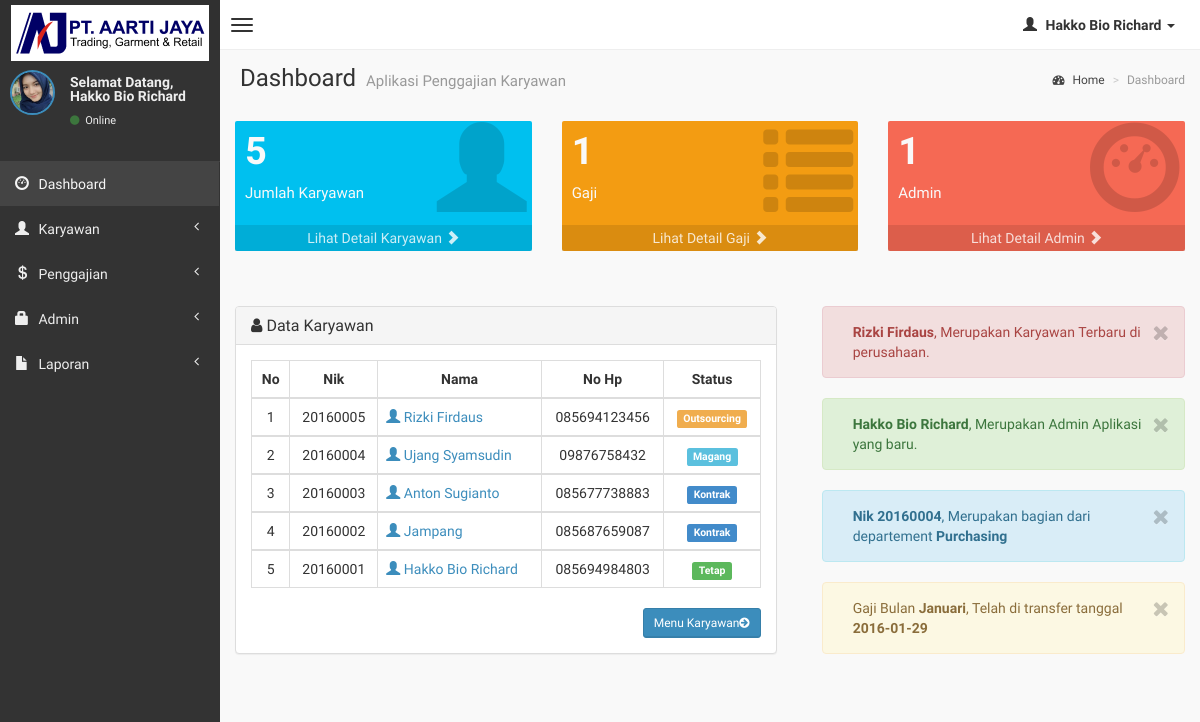
Before: /admin/index.php (signed in) with the older database file.
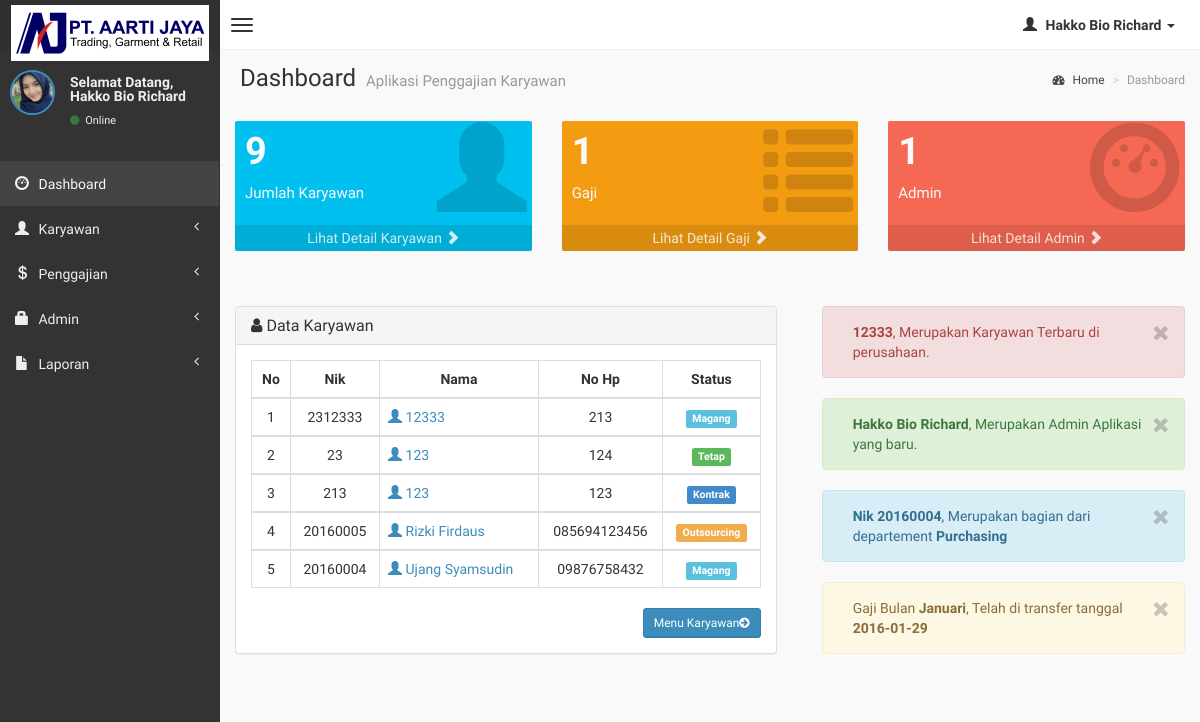
After: the same page with the newer database file.
### tables this page shows
CREATE TABLE `karyawan` (
  `nik` varchar(10) NOT NULL,
  `departemen` varchar(20) NOT NULL,
  `nama` varchar(50) NOT NULL,
  `alamat` varchar(150) NOT NULL,
  `gender` tinyint(1) NOT NULL,
  `no_hp` varchar(15) NOT NULL,
  `status` enum('tetap','kontrak','magang','outsource') NOT NULL,
  `gaji_pokok` int(225) NOT NULL,
  `tunjangan` int(225) NOT NULL
);

CREATE TABLE `user` (
  `user_id` int(2) NOT NULL,
  `username` varchar(15) NOT NULL,
  `password` varchar(15) NOT NULL,
  `fullname` varchar(50) NOT NULL,
  `no_hp` varchar(15) NOT NULL,
  `level` varchar(10) NOT NULL,
  `gambar` varchar(30) NOT NULL
);

CREATE TABLE `departemen` (
  `kd_dept` int(10) NOT NULL,
  `nik` varchar(10) NOT NULL,
  `departemen` varchar(20) NOT NULL,
  `jabatan` varchar(15) NOT NULL,
  `gaji_pokok` int(10) NOT NULL,
  `tunjangan` int(10) NOT NULL
);

CREATE TABLE `gajian` (
  `kd_gaji` int(4) NOT NULL,
  `nik` varchar(10) NOT NULL,
  `gaji_bulan` varchar(10) NOT NULL,
  `gaji_tahun` varchar(10) NOT NULL,
  `tgl_transfer` date NOT NULL,
  `absensi` int(2) NOT NULL,
  `sakit` int(2) DEFAULT NULL,
  `cuti` int(2) DEFAULT NULL,
  `no_rek` varchar(25) NOT NULL,
  `gaji` int(10) NOT NULL,
  `tunjangan` int(10) NOT NULL,
  `uang_makan` int(10) NOT NULL,
  `uang_transport` int(10) NOT NULL,
  `thr` int(10) DEFAULT NULL,
  `total` int(10) NOT NULL
);

### admin/index.php (the view, shortened to what the changed rows need)
<?php
if (empty($_SESSION['username'])){
	header('location:../index.php');
} else {
?>
<!DOCTYPE html>
<html>
    <head>
        <link href="../dist/css/bootstrap.min.css" rel="stylesheet" type="text/css" />
        <link href="//cdnjs.cloudflare.com/ajax/libs/font-awesome/4.1.0/css/font-awesome.min.css" rel="stylesheet" type="text/css" />
        <link href="//code.ionicframework.com/ionicons/1.5.2/css/ionicons.min.css" rel="stylesheet" type="text/css" />
        <link href="../css/morris/morris.css" rel="stylesheet" type="text/css" />
        <link href="../css/jvectormap/jquery-jvectormap-1.2.2.css" rel="stylesheet" type="text/css" />
        <link href="../css/datepicker/datepicker3.css" rel="stylesheet" type="text/css" />
        <link href="../css/daterangepicker/daterangepicker-bs3.css" rel="stylesheet" type="text/css" />
        <link href="../css/bootstrap-wysihtml5/bootstrap3-wysihtml5.min.css" rel="stylesheet" type="text/css" />
        <link href="../css/AdminLTE.css" rel="stylesheet" type="text/css" />
    </head>
    <body class="skin-black">
<?php } ?>
        <div class="wrapper row-offcanvas row-offcanvas-left" >
            <aside class="right-side">
                <section class="content-header">
                    <h1>
                        Dashboard
                        <small>Aplikasi Penggajian Karyawan</small>
                    </h1>
                </section>
                <section class="content">
                    <div class="row">
                        <div class="col-lg-4 col-xs-6">
                            <?php $tampil=mysqli_query($koneksi, "select * from karyawan order by nik desc");
                        $total=mysqli_num_rows($tampil);
                    ?>
                            <div class="small-box bg-aqua">
                                <div class="inner">
                                    <h3>
                                        <?php echo "$total"; ?>
                                    </h3>
                                    <p>
                                       Jumlah Karyawan
                                    </p>
                                </div>
                            </div>
                        </div>
                    </div>
<br /><br />
                    <div class="row">
                        <section class="col-lg-7 connectedSortable">
                            <div class="panel panel-default">
                        <div class="panel-body">
                    <?php
                    $query1="select * from karyawan order by nik DESC limit 5";
                    $hasil=mysqli_query($koneksi, $query1) or die(mysqli_error());
                    ?>
                  <table id="example" class="table table-hover table-bordered">
                  <thead>
                      <tr>
                        <th><center>No </center></th>
                        <th><center>Nik </center></th>
                        <th><center>Nama</i></center></th>
                        <th><center>No Hp </center></th>
                        <th><center>Status </center></th>
                      </tr>
                  </thead>
                     <?php
                     $no=0;
                     while($data=mysqli_fetch_array($hasil))
                    { $no++; ?>
                    <tbody>
                    <td><center><?php echo $no; ?></center></td>
                    <td><center><?php echo $data['nik'];?></center></td>
                    <td><a href="detail-karyawan.php?hal=edit&kd=<?php echo $data['nik'];?>"><span class="glyphicon glyphicon-user"></span> <?php echo $data['nama'];?></td>
                    <td><center><?php echo $data['no_hp']; ?></center></td>
                    <td><center><?php
                            if($data['status'] == 'tetap'){
								echo '<span class="label label-success">Tetap</span>';
							}
                            else if ($data['status'] == 'kontrak' ){
								echo '<span class="label label-primary">Kontrak</span>';
							}
                            else if ($data['status'] == 'magang' ){
								echo '<span class="label label-info">Magang</span>';
							}
                            else if ($data['status'] == 'outsource' ){
								echo '<span class="label label-warning">Outsourcing</span>';
							}
                    ?></center></td>
                    </tr></div>
                 <?php
              }
              ?>
                   </tbody>
                        <section class="col-lg-5 connectedSortable">
                        <?php
                                                $tampil=mysqli_query($koneksi, "select * from karyawan order by nik desc limit 1");
                                                while($data2=mysqli_fetch_array($tampil)){
                                                ?>
                                                    <div class="alert alert-block alert-danger">
                                                        <button data-dismiss="alert" class="close close-sm" type="button">
                                                            <i class="fa fa-times"></i>
                                                        </button>
                                                        <strong><?php echo $data2['nama'];?></strong>, Merupakan Karyawan Terbaru di perusahaan.
                                                    </div>
                                                    <?php } ?>
                                                     <?php
                                                $tampil1=mysqli_query($koneksi, "select * from user order by user_id desc limit 1");
                                                while($data3=mysqli_fetch_array($tampil1)){
                                                ?>
                                                    <div class="alert alert-block alert-success">
                                                        <button data-dismiss="alert" class="close close-sm" type="button">
                                                            <i class="fa fa-times"></i>
                                                        </button>
                                                        <strong><?php echo $data3['fullname'];?></strong>, Merupakan Admin Aplikasi yang baru.
                                                    </div>
                                                    <?php } ?>
                                                    <?php
                                                $tampil2=mysqli_query($koneksi, "select * from departemen order by kd_dept desc limit 1");
                                                while($data4=mysqli_fetch_array($tampil2)){
                                                ?>
                                                    <div class="alert alert-block alert-info">
                                                        <button data-dismiss="alert" class="close close-sm" type="button">
                                                            <i class="fa fa-times"></i>
                                                        </button>
                                                        <strong>Nik <?php echo $data4['nik'];?></strong>, Merupakan bagian dari departement <strong><?php echo $data4['departemen'];?></strong>
                                                    </div>
                                                    <?php } ?>
                                                    <?php
                                                $tampil3=mysqli_query($koneksi, "select * from gajian order by kd_gaji desc limit 1");
                                                while($data5=mysqli_fetch_array($tampil3)){
                                                ?>
                                                    <div class="alert alert-block alert-warning">
                                                        <button data-dismiss="alert" class="close close-sm" type="button">
                                                            <i class="fa fa-times"></i>
                                                        </button>
                                                        Gaji Bulan <strong><?php echo $data5['gaji_bulan'];?></strong>, Telah di transfer tanggal <strong><?php echo $data5['tgl_transfer'];?></strong>
                                                    </div>
                                                    <?php } ?>
                        </section>
    </body>
</html>

Changed rows visible on the page:
no longer on this page (row edited): karyawan: nik "20160003", nama "Anton Sugianto", no_hp "085677738883", status "Kontrak", shown under "Data Karyawan"
no longer on this page (row edited): karyawan: nik "20160002", nama "Jampang", no_hp "085687659087", status "Kontrak", shown under "Data Karyawan"
no longer on one of the page's lists (row edited): karyawan: nama "Rizki Firdaus"
removed karyawan: nik "20160001", nama "Hakko Bio Richard", no_hp "085694984803", status "Tetap", shown under "Data Karyawan"
added karyawan: nik "2312333", nama "12333", no_hp "213", status "Magang"
added karyawan: nik "23", nama "123", no_hp "124", status "Tetap", shown under "Data Karyawan"
added karyawan: nik "213", nama "123", no_hp "123", status "Kontrak", shown under "Data Karyawan"
Other visible differences:
$total: "5" → "9"
